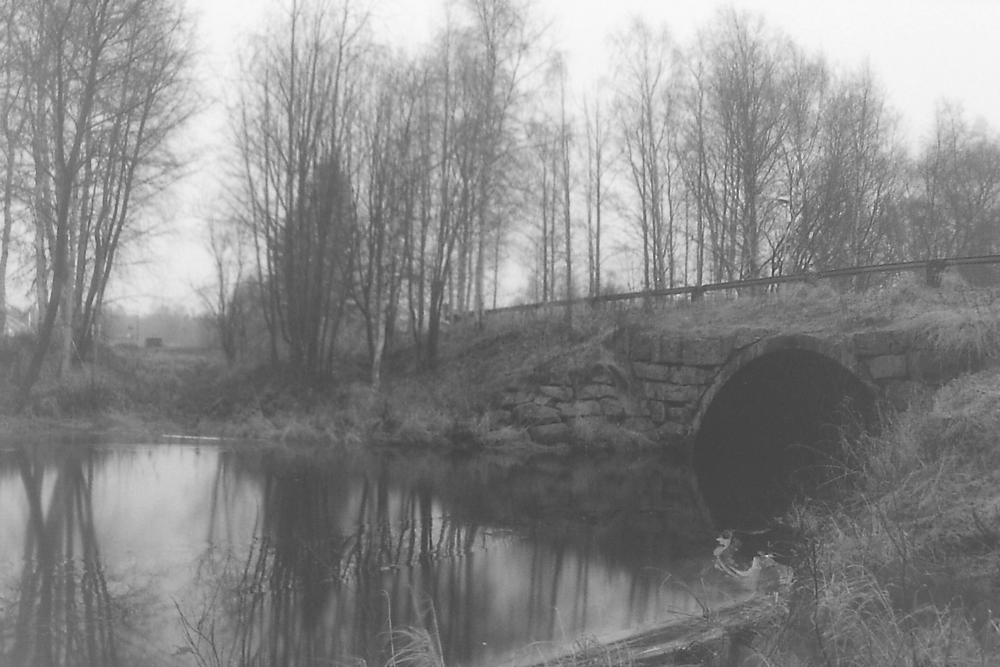
#> input picture Lab3/labtest.png, 1000 x 667 px, shrunk from 2736 x 1824 before the run
$ python lab3.py
#> lines starting #> are read from the running program, lines starting #| are printed output that depends on the picture
# -*- coding: utf-8 -*-
"""
Created on Wed May 11 11:03:42 2022

@author: u
"""

import cv2
import numpy as np
import matplotlib.pyplot as plt

img = cv2.imread('labtest.png',0)
#> img is the input picture: shape (667, 1000); min 50, max 250, mean 136.2

plt.imshow(cv2.cvtColor(img,0))
plt.show()

plt.title(label="Histogram of Input Image",
          fontsize=20,
          color="black")

plt.hist(img.ravel(),256,[0,256])
plt.show()
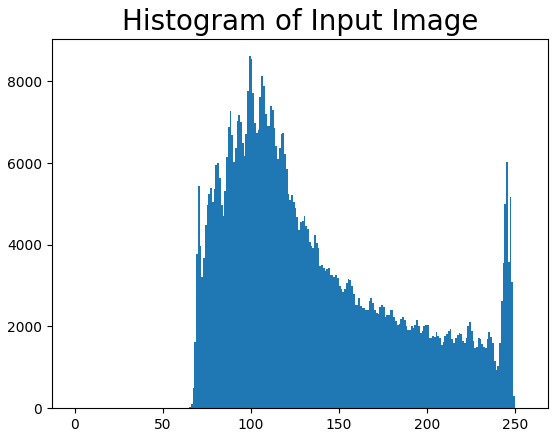
#> figure drawn by matplotlib, 1 panel; tallest bar 8615 high, from x = 99 to 100

im_H = img.shape[0]
#> im_H = 667
im_W = img.shape[1]
#> im_W = 1000

frame = im_H * im_W
#> frame = 667000

#output = np.zeros_like(img)

output = np.zeros((im_H,im_W))

icount = np.zeros(256)

for i in range(im_H):
    for j in range(im_W):
        intensity = img[i,j]
        icount[intensity] += 1
#> after the loop, icount = 256 values, max 8615 at index 99, min 0 at index 0, mean 2605.5

pdf = icount/frame
#> pdf = 256 values, max 0.0129 at index 99, min 0 at index 0, mean 0.00391


cdf = np.zeros(256)
cdf[0] = pdf[0]

for i in range(1,256):
    cdf[i] = cdf[i-1]+pdf[i]
#> after the loop, cdf = 256 values from 0 to 1

for i in range(im_H):
    for j in range(im_W):
        intensity = img[i,j]
        output[i,j] = np.round(255*cdf[intensity])
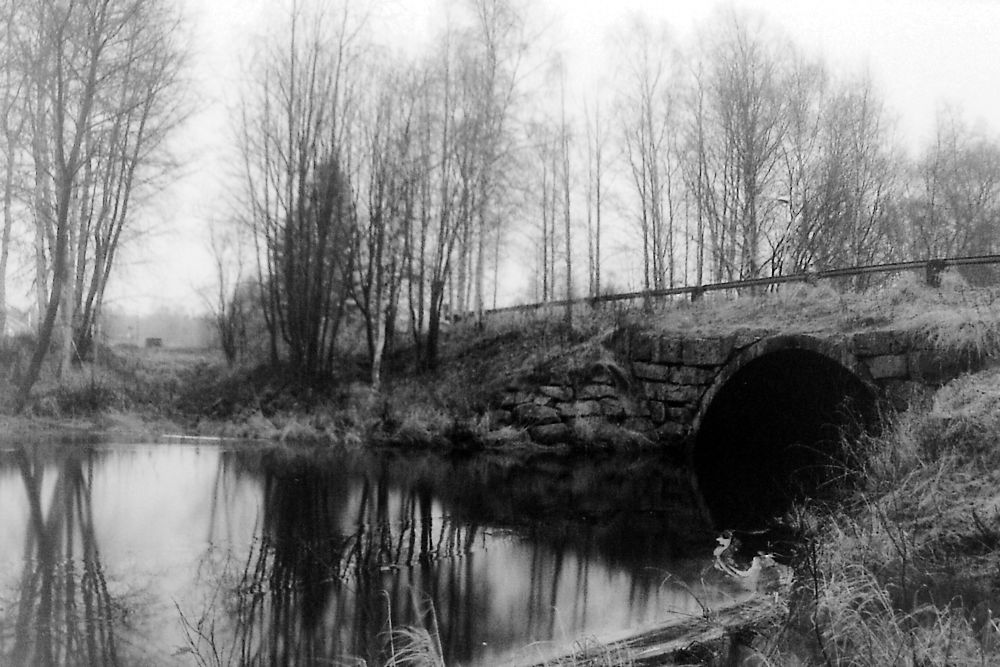
#> output: shape (667, 1000) float64; min 0, max 255, mean 128.4


plt.title(label="CDF of Input Image",
          fontsize=20,
          color="black")
plt.plot(cdf)
plt.show()
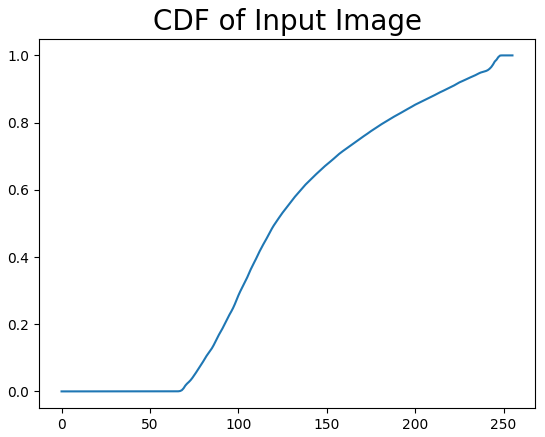
#> figure drawn by matplotlib, 1 panel; curve peaks at x = 250, y = 1

output = output.astype(np.uint8)

icounto = np.zeros(256)

for i in range(im_H):
    for j in range(im_W):
        intensity = output[i,j]
        icounto[intensity] += 1
#> after the loop, icounto = 256 values, max 8615 at index 70, min 0 at index 3, mean 2605.5

pdfo = icounto/frame
#> pdfo = 256 values, max 0.0129 at index 70, min 0 at index 3, mean 0.00391

cdfo = np.zeros(256)
cdfo[0] = pdfo[0]

for i in range(1,256):
    cdfo[i] = cdfo[i-1]+pdfo[i]
#> after the loop, cdfo = 256 values from 0.00104 to 1

plt.imshow(cv2.cvtColor(output,0))
plt.show()

plt.title(label="Histogram of Output Image",
          fontsize=20,
          color="black")
plt.hist(output.ravel(),256,[0,256])
plt.show()
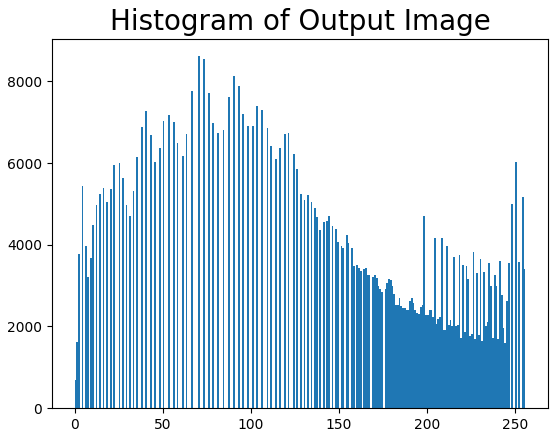
#> figure drawn by matplotlib, 1 panel; tallest bar 8615 high, from x = 70 to 71

plt.title(label="CDF of Output Image",
          fontsize=20,
          color="black")
plt.plot(cdfo)
plt.show()
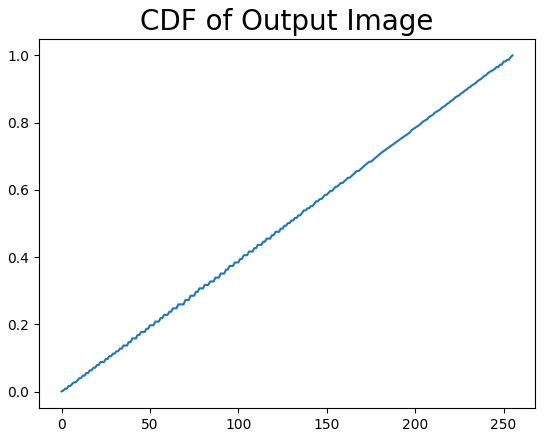
#> figure drawn by matplotlib, 1 panel; curve peaks at x = 255, y = 1
